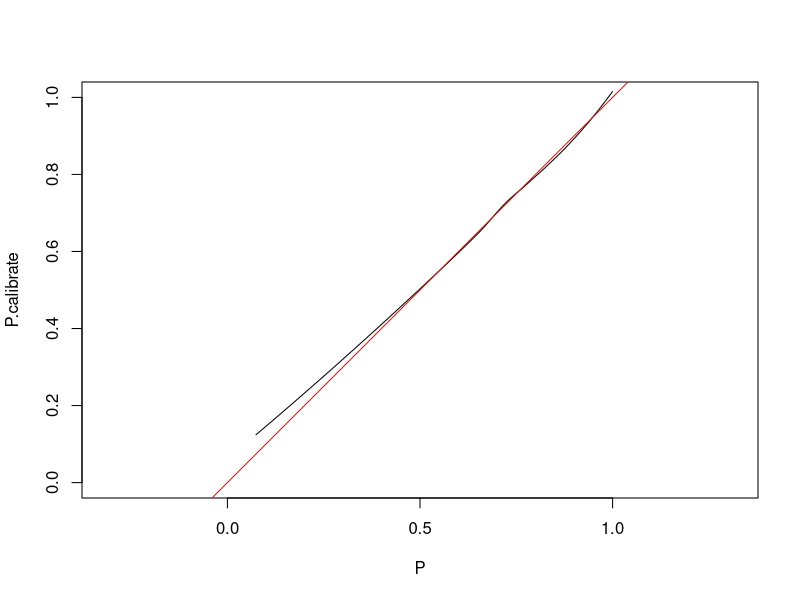

Write R code to recreate this figure.
# source: https://doi.org/10.1002/sim.8281
set.seed(42)
a <- 4.5
b <- 1.5
sample_size <- 10000
number <- rbeta(sample_size, a, b)
P <- sort(number)
Y <- sapply(P, function(x) ifelse(runif(1) < x, 1, 0))
# P <- rep(mean(Y), sample_size)
# P <- runif(sample_size)
loess.calibrate <- loess(Y ~ P)
P.calibrate <- predict(loess.calibrate, P)
# P.calibrate <- lowess(P, Y, f=0.1, iter=0)$y
plot(P, P.calibrate, "l", xlim=c(0, 1), ylim=c(0, 1), xlab="P", ylab="P.calibrate", asp=1)
abline(0, 1, col="red")
ICI <- mean(abs(P.calibrate - P))
E50 <- median(abs(P.calibrate - P))
E90 <- quantile(abs(P.calibrate - P), 0.9, names=FALSE)
Emax <- max(abs(P.calibrate - P))

print(ICI)
print(E50)
print(E90)
print(Emax)